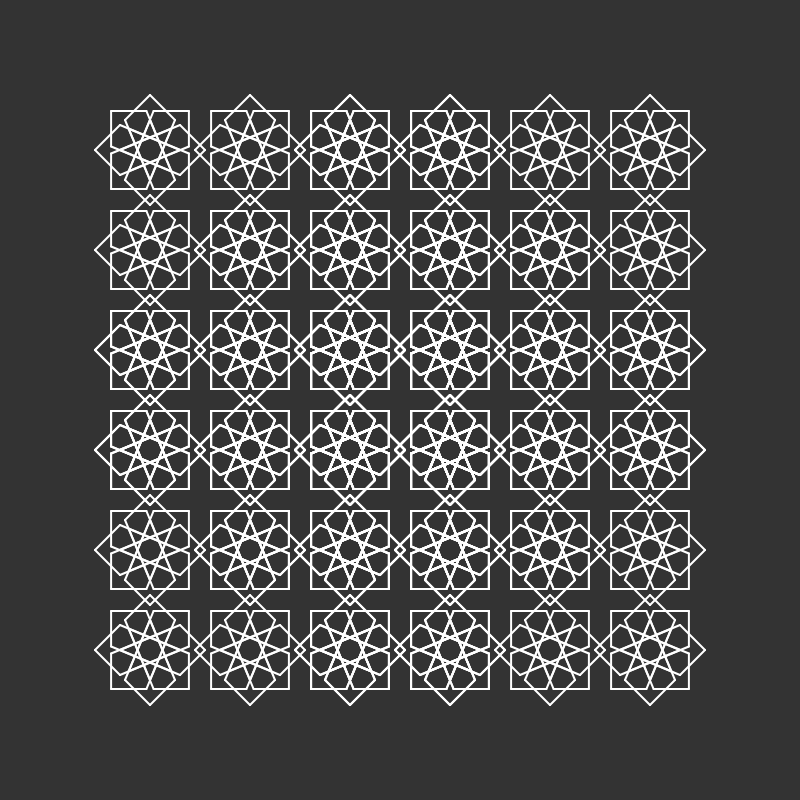
Frame 1 (no input)
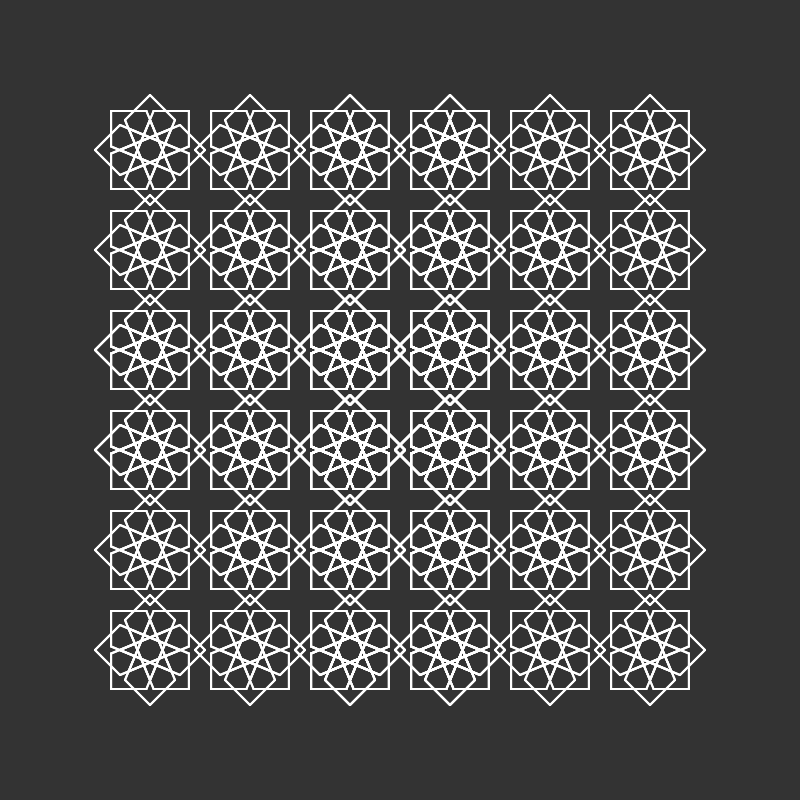
Frame 2 (the mouse pressed at the canvas centre, redrawn once)

The p5.js sketch that drew these frames (run headless with seeded random() and noise() and a simulated clock; the mouse was pressed at the canvas centre and the sketch redrawn once):

// p5.js sketch
// ── sketch.js
function setup() 
{
    createCanvas(800, 800);
    background(51);
    strokeWeight(2);
    stroke(255);
}

function draw() 
{
    translate(width/2, height/2);
    
    push();
    
    DrawCanvas(0, 0, 1);
    
    pop();
    noLoop();

}

function DrawCanvas(x, y, gen)
{
    translate(x, y);
    if(gen > 3)
        return;
    
    push();
    translate(50, 50);
    DrawBasicShape(0);
    pop();
    
    push();
    translate(50, -50);
    DrawBasicShape(0);
    pop();
    
    push();
    translate(-50, 50);
    DrawBasicShape(0);
    pop();
    
    push();
    translate(-50, -50);
    DrawBasicShape(0);
    pop();
    
    push();
    DrawCanvas(100,  100, gen+1);
    pop();
    push();
    DrawCanvas(100, -100, gen+1);
    pop();
    push();
    DrawCanvas(-100, 100, gen+1);
    pop();
    push();
    DrawCanvas(-100, -100, gen+1);
    pop();
}


function DrawBasicShape(angle)
{
    if(angle == 360)
        return;
    rotate( radians(angle) );       //angle*PI/180
    line(0, 30, 25, -30);
    line(0, 30, -25, -30);
    line(25, -30, 0, -55);
    line(-25, -30, 0, -55);
    DrawBasicShape(angle+45);
}
